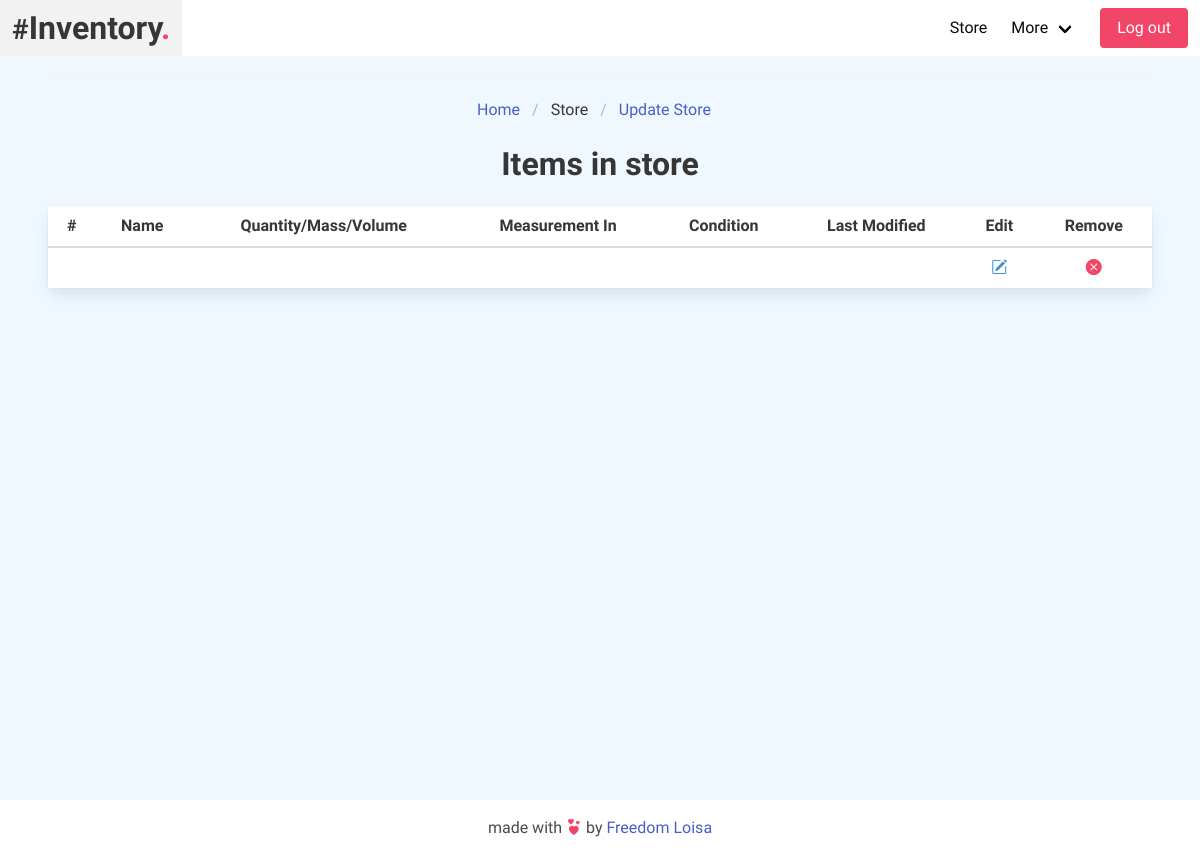
Page /store/ (signed in) on the earlier database version.
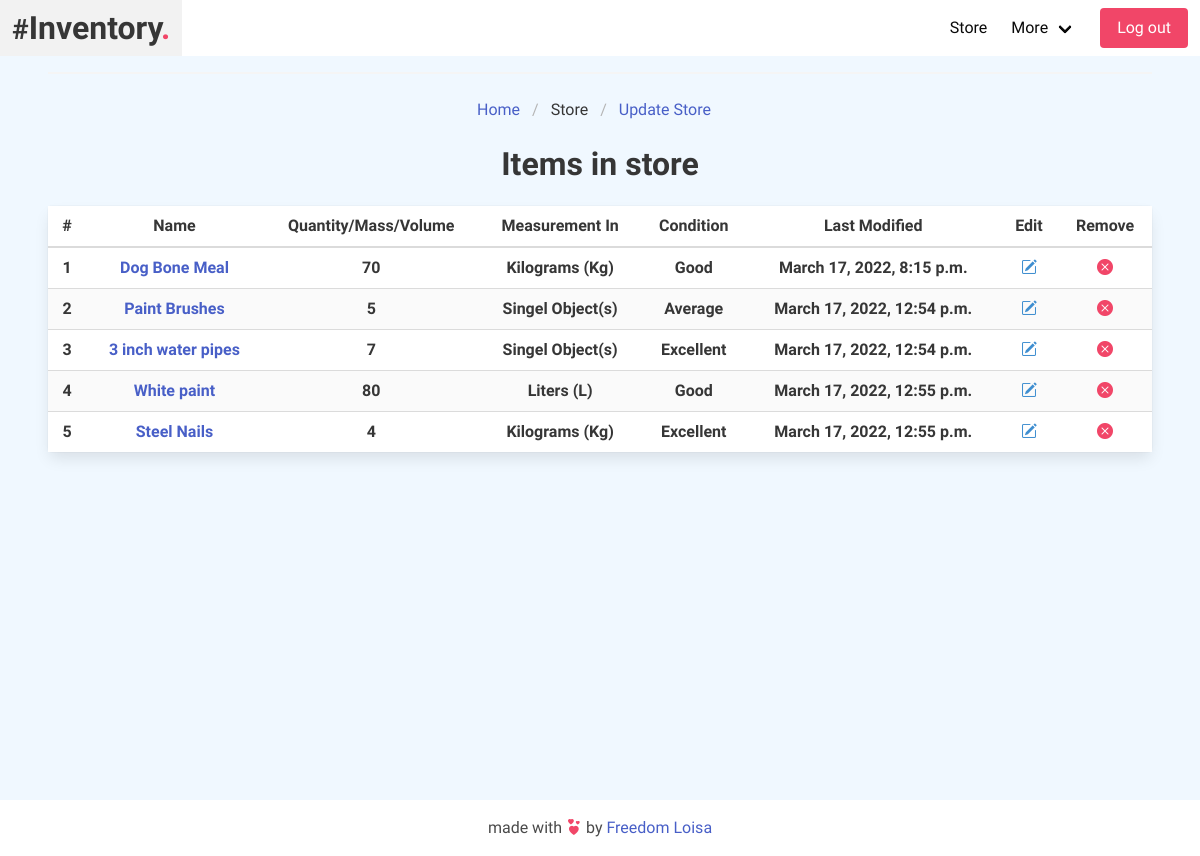
Same page on the later database version.
### app/models.py (models this page shows, shortened)
class InventoryItem(models.Model):
    EXLNT = 'Excellent'
    GD = 'Good'
    AVG = 'Average'
    BD = 'Bad'
    PR = 'Poor'
    L = 'Liters (L)'
    ml = 'Milliliters (ml)'
    Kg = 'Kilograms (Kg)'
    g = 'Grams (g)'
    P_ = 'Pairs (P_)'
    m = 'Meters (m)'
    ft = 'Feet (ft)'
    s = 'Singel Object(s)'
    MEASUREMENT_IN_CHOICES = [
        (L, 'Liters'),
        (ml, 'Milliliters'),
        (Kg, 'Kilograms'),
        (g, 'Grams'),
        (P_, 'Pairs'),
        (m, 'Meters'),
        (ft, 'Feet'),
        (s, 'Single object(s)'),
    ]
    CONDITION_CHOICES = [
        (EXLNT, 'Excellent'),
        (GD, 'Good'),
        (AVG, 'Average'),
        (BD, 'Bad'),
        (PR, 'Poor'),
    ]
    name = models.CharField(max_length=200, blank=False, null=False)
    slug = AutoSlugField(populate_from='name')
    category = models.ForeignKey(Category, related_name='inventory_item', on_delete=models.CASCADE, blank=False, null=False)
    location = models.ForeignKey(Location, related_name='inventory_item', on_delete=models.CASCADE, blank=False, null=False)
    quantity_mass_volume = models.PositiveIntegerField(default=0)
    measurement_in =  models.CharField(max_length=50, choices=MEASUREMENT_IN_CHOICES, default=s, blank=False, null=False)
    condition = models.CharField(max_length=50, choices=CONDITION_CHOICES, default=AVG, blank=False, null=False)
    type_make_model = models.CharField(max_length=200, blank=False, null=False)
    more_details = models.TextField( blank=False, null=False)
    archived_on = models.DateTimeField(auto_now_add=True)
    last_modified = models.DateTimeField(auto_now=True)
    class Meta:
        ordering = ['-archived_on']

### app/views.py (the view)
# urls.py: path('store/', views.store, name='store'),
@login_required(login_url='login')
def store(request):
    store_items = InventoryItem.objects.all()
    page_title = 'Items in store'
    context = {
        'store_items': store_items,
        'page_title': page_title,
    }
    return render(request, 'app/store.html', context)

### app/templates/app/store.html (shortened to what this page needs)
{% extends 'base.html' %}
{% load static %}
{% load humanize %}
{% block body %}
<div class="home-container">
  <div class="section">
    <hr />
    <div class="add-container">
      <nav class="breadcrumb is-centered" aria-label="breadcrumbs">
        <ul>
          <li>
            <a href="{% url 'home' %}" class="has-text-link"> Home </a>
          </li>
          <li class="is-active">
            <a aria-current="page">Store </a>
          </li>
          <li>
            <a href="{% url 'add_item' %}" class="has-text-link"
              >Update Store</a
            >
          </li>
        </ul>
      </nav>
    </div>
    <br />
    <h1 class="title has-text-centered">{{ page_title }}</h1>
    <div class="card">
      <table class="table is-fullwidth table is-striped is-hoverable">
        <thead>
          <tr class="has-text-centered">
            <th>#</th>
            <th>Name</th>
            <th>Quantity/Mass/Volume</th>
            <th>Measurement In</th>
            <th>Condition</th>
            <th>Last Modified</th>
            <th>Edit</th>
            <th>Remove</th>
          </tr>
        </thead>
        <tbody>
          {% if store_items %}
          {% for item in store_items %}
          <tr class="has-text-centered">
            <th>{{ forloop.counter }}</th>
            <th>
              <a href="{% url 'store_item' item.slug %}" class="has-text-link"
                >{{ item.name }}</a
              >
            </th>
            <th>{{ item.quantity_mass_volume|intcomma }}</th>
            <th>{{ item.measurement_in }}</th>
            <th>{{ item.condition }}</th>
            <th>{{ item.last_modified }}</th>
            <th>
              <a href="{% url 'edit_item' item.slug %}" class="has-text-info">
                <i class="bi bi-pencil-square"></i>
              </a>
            </th>
            <th>
              <a href="{% url 'delete_item' item.id %}" class="has-text-danger">
                <i class="bi bi-x-circle-fill"></i>
              </a>
            </th>
          </tr>
          {% endfor %}
          {% else %}
          <tr class="has-text-centered">
            <th></th>
            <th></th>
            <th></th>
            <th></th>
            <th></th>
            <th></th>
            <th>
              <a class="has-text-info">
                <i class="bi bi-pencil-square"></i>
              </a>
            </th>
            <th>
              <a class="has-text-danger">
                <i class="bi bi-x-circle-fill"></i>
              </a>
            </th>
          </tr>
          {% endif %}
        </tbody>
      </table>
    </div>
  </div>
</div>
{% endblock %}

### templates/base.html (shortened to what this page needs)
{% load static %}
<!DOCTYPE html>
<html lang="en">
  <head>
    <link
      rel="stylesheet"
      href="https://cdn.jsdelivr.net/npm/bulma@0.9.3/css/bulma.min.css"
    />
    <link
      rel="stylesheet"
      href="https://cdnjs.cloudflare.com/ajax/libs/animate.css/4.1.1/animate.min.css"
    />
    <link
      rel="stylesheet"
      href="https://cdn.jsdelivr.net/npm/bootstrap-icons@1.8.0/font/bootstrap-icons.css"
    />
    <link rel="stylesheet" href="{% static 'css/styles.css' %}" />
  </head>
  <body>
    <nav
      class="navbar is-white is-fixed-top"
      role="navigation"
      aria-label="main navigation"
    >
      <div class="navbar-brand">
        <a class="navbar-item" href="{% url 'home' %}">
          <h1 class="navbar-logo title has-text-dark">
            <small>#</small>Inventory<span class="has-text-danger">.</span>
          </h1>
        </a>
      </div>
      <div id="navbarBasic" class="navbar-menu">
        <div class="navbar-end">
          <a class="navbar-item" href="{% url 'store' %}">Store</a>
          <div class="navbar-item has-dropdown is-hoverable">
            <a class="navbar-link">More</a>
          </div>
          <div class="navbar-item">
            <div class="buttons">
              {% if user.is_authenticated %}
              <a href="{% url 'logout' %}" class="button is-danger">
                Log out
              </a>
              {% else %}
              <a href="{% url 'login' %}" class="button is-info"> Log in </a>
              {% endif %}
            </div>
          </div>
        </div>
      </div>
    </nav>
    <div class="main-body">
      {% block body %}{% endblock %}
    </div>
    <footer class="is-fullwidth">
      <div class="has-text-centered footer-container">
        <p>
          made with <i class="bi bi-hearts has-text-danger"></i> by
          <a href="https://github.com/LoisaKitakaya" class="has-text-link"
            >Freedom Loisa</a
          >
        </p>
      </div>
    </footer>
  </body>
</html>

### static/css/styles.css (style rules this page uses)
html, body { padding: 0 !important; margin: 0 !important; min-height: 100vh !important; width: 100% !important; background-color: aliceblue !important; font-family: "Prompt", sans-serif !important; }
.footer-container { padding: 1rem !important; background-color: white !important; font-family: "Patrick Hand", cursive !important; }
.home-container { min-height: 100vh !important; }
.card, .box { margin-top: 1rem; background-color: transparent !important; margin-bottom: 1rem; }
.add-container, .breadcrumb-container { width: fit-content; margin: auto; }

Differences in the rows shown:
added InventoryItem: name "Dog Bone Meal", quantity_mass_volume "70", measurement_in "Kilograms (Kg)", condition "Good", last_modified "March 17, 2022, 8:15 p.m."
added InventoryItem: name "Paint Brushes", quantity_mass_volume "5", measurement_in "Singel Object(s)", condition "Average", last_modified "March 17, 2022, 12:54 p.m."
added InventoryItem: name "3 inch water pipes", quantity_mass_volume "7", measurement_in "Singel Object(s)", condition "Excellent", last_modified "March 17, 2022, 12:54 p.m."
added InventoryItem: name "White paint", quantity_mass_volume "80", measurement_in "Liters (L)", condition "Good", last_modified "March 17, 2022, 12:55 p.m."
added InventoryItem: name "Steel Nails", quantity_mass_volume "4", measurement_in "Kilograms (Kg)", condition "Excellent", last_modified "March 17, 2022, 12:55 p.m."
